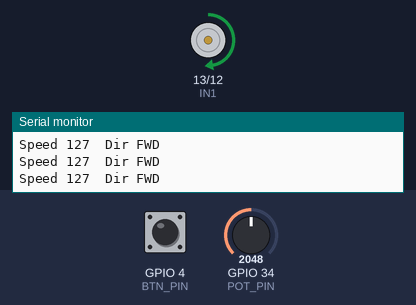
A sketch run on a simulated ESP32. Shown: motor-driver pin pairs drawn as motors (green arrow = first pin HIGH = forward, orange = second pin HIGH = backward, longer = more drive, scaled by the enable pin), the last lines printed to the serial monitor. The inputs (shaded band) are chosen by the test bench; at power-on: GPIO 4 (BTN_PIN) HIGH, GPIO 34 (POT_PIN) = 2048.

Above: at 1.2 s.
1.3 s: GPIO 4 (BTN_PIN) pulled LOW for 0.25 s
At 2.4 s:
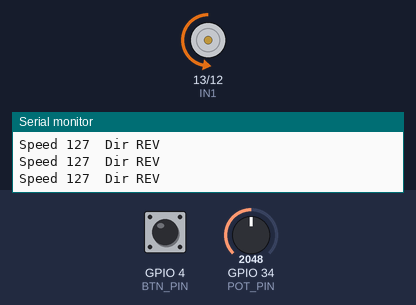
3.0 s: GPIO 34 (POT_PIN) set to 2866
At 3.7 s:
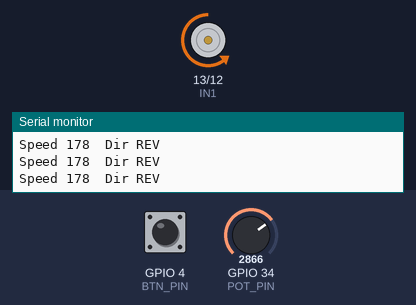
4.5 s: GPIO 34 (POT_PIN) set to 3603
At 5.0 s:
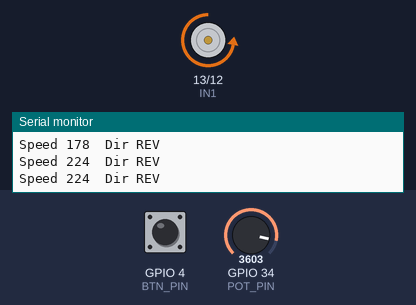
6.1 s: GPIO 4 (BTN_PIN) pulled LOW for 1 s
At 7.5 s:
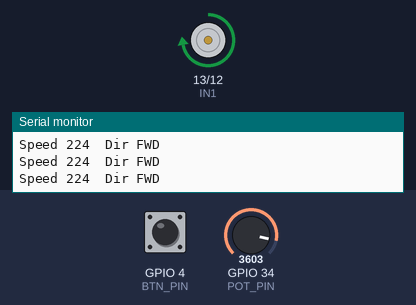
8.6 s: GPIO 34 (POT_PIN) set to 491
At 9.4 s:
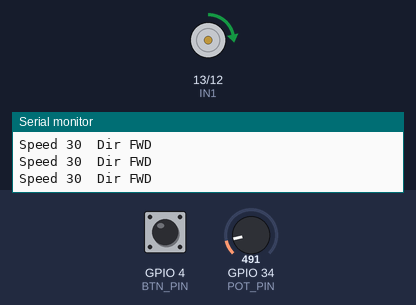
10.1 s: GPIO 4 (BTN_PIN) pulled LOW for 0.25 s
At 10.7 s:
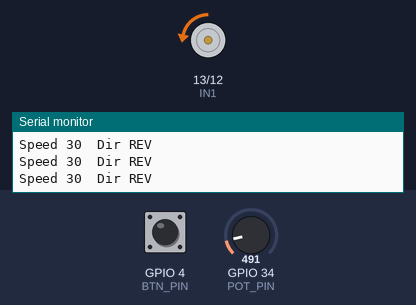
Timing chart, 0 to 12.8 s (numbered marks = the images above; inputs shaded):
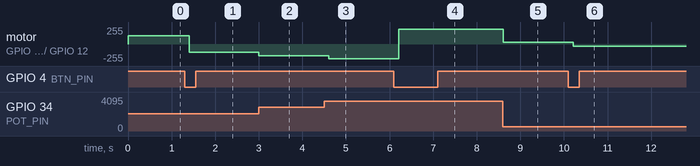

Measured:
- after the input at 1.3 s, motor on GPIO 13 (IN1) / GPIO 12 (IN2): forward 127/255 → backward 127/255 after 0.10 s
- after the input at 3.0 s, motor on GPIO 13 (IN1) / GPIO 12 (IN2): backward 127/255 → backward 177/255 at once
- after the input at 4.5 s, motor on GPIO 13 (IN1) / GPIO 12 (IN2): backward 177/255 → backward 223/255 after 0.11 s
- after the input at 6.1 s, motor on GPIO 13 (IN1) / GPIO 12 (IN2): backward 223/255 → forward 223/255 after 0.11 s
- after the input at 8.6 s, motor on GPIO 13 (IN1) / GPIO 12 (IN2): forward 223/255 → forward 30/255 at once
- after the input at 10.1 s, motor on GPIO 13 (IN1) / GPIO 12 (IN2): forward 30/255 → backward 30/255 after 0.11 s

The sketch:

dc_motor_pwm.ino
```cpp
// WHY: A potentiometer makes an analog 0..4095. We scale it to a 0..255 LEDC
// duty (ESP32's real PWM) on the L298N enable pin, and a button flips the
// motor direction by swapping IN1/IN2. This is how you fade and reverse a DC motor.

#define POT_PIN 34
#define IN1 13
#define IN2 12
#define ENA 14
#define BTN_PIN 4

#define LEDC_CH 0

void setup() {
  Serial.begin(115200);
  pinMode(POT_PIN, INPUT);
  pinMode(IN1, OUTPUT); pinMode(IN2, OUTPUT);
  pinMode(BTN_PIN, INPUT_PULLUP);

  // ESP32 PWM via LEDC (core 3.x API: ledcAttach(pin, freq, resBits), ledcWrite(pin, duty)).
  ledcAttach(ENA, 5000, 8);     // 5kHz, 8-bit on the enable pin

  digitalWrite(IN1, HIGH);
  digitalWrite(IN2, LOW);          // forward by default
}

void loop() {
  static bool fwd = true;
  static int lastBtn = HIGH;
  int b = digitalRead(BTN_PIN);
  if (b == LOW && lastBtn == HIGH) {
    fwd = !fwd;
    digitalWrite(IN1, fwd ? HIGH : LOW);
    digitalWrite(IN2, fwd ? LOW : HIGH);
  }
  lastBtn = b;

  int raw = analogRead(POT_PIN);
  int duty = map(raw, 0, 4095, 0, 255);
  ledcWrite(ENA, duty);

  Serial.printf("Speed %d  Dir %s\n", duty, fwd ? "FWD" : "REV");
  delay(200);
}
```
